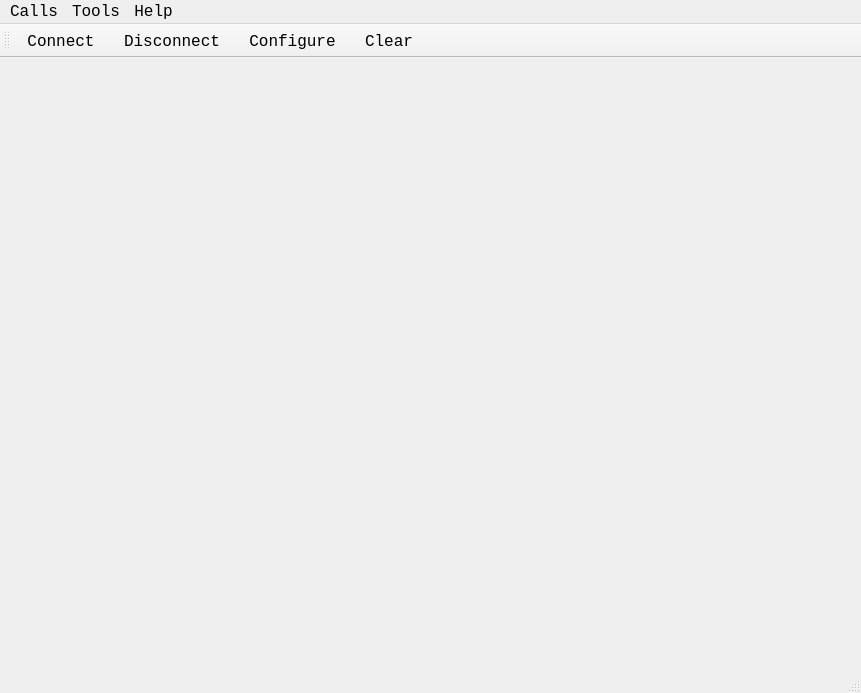
<?xml version="1.0" encoding="UTF-8"?>
<ui version="4.0">
 <class>MainWindow</class>
 <widget class="QMainWindow" name="MainWindow">
  <property name="geometry">
   <rect>
    <x>0</x>
    <y>0</y>
    <width>861</width>
    <height>693</height>
   </rect>
  </property>
  <property name="font">
   <font>
    <family>Consolas</family>
    <pointsize>12</pointsize>
   </font>
  </property>
  <property name="windowTitle">
   <string>QyTerm</string>
  </property>
  <property name="locale">
   <locale language="English" country="UnitedStates"/>
  </property>
  <widget class="QWidget" name="centralWidget">
   <layout class="QVBoxLayout" name="verticalLayout"/>
  </widget>
  <widget class="QMenuBar" name="menuBar">
   <property name="geometry">
    <rect>
     <x>0</x>
     <y>0</y>
     <width>861</width>
     <height>23</height>
    </rect>
   </property>
   <widget class="QMenu" name="menuCalls">
    <property name="title">
     <string>Calls</string>
    </property>
    <addaction name="actionConnect"/>
    <addaction name="actionDisconnect"/>
    <addaction name="separator"/>
    <addaction name="actionQuit"/>
   </widget>
   <widget class="QMenu" name="menuTools">
    <property name="title">
     <string>Tools</string>
    </property>
    <addaction name="actionConfigure"/>
    <addaction name="actionClear"/>
   </widget>
   <widget class="QMenu" name="menuHelp">
    <property name="title">
     <string>Help</string>
    </property>
    <addaction name="actionAbout"/>
    <addaction name="actionAboutQt"/>
   </widget>
   <addaction name="menuCalls"/>
   <addaction name="menuTools"/>
   <addaction name="menuHelp"/>
  </widget>
  <widget class="QToolBar" name="mainToolBar">
   <attribute name="toolBarArea">
    <enum>TopToolBarArea</enum>
   </attribute>
   <attribute name="toolBarBreak">
    <bool>false</bool>
   </attribute>
   <addaction name="actionConnect"/>
   <addaction name="actionDisconnect"/>
   <addaction name="actionConfigure"/>
   <addaction name="actionClear"/>
  </widget>
  <widget class="QStatusBar" name="statusBar">
   <property name="font">
    <font>
     <pointsize>14</pointsize>
    </font>
   </property>
  </widget>
  <action name="actionAbout">
   <property name="text">
    <string>&amp;About</string>
   </property>
   <property name="toolTip">
    <string>About program</string>
   </property>
   <property name="shortcut">
    <string>Alt+A</string>
   </property>
  </action>
  <action name="actionAboutQt">
   <property name="text">
    <string>About Qt</string>
   </property>
  </action>
  <action name="actionConnect">
   <property name="icon">
    <iconset resource="terminal.qrc">
     <normaloff>:/images/connect.png</normaloff>:/images/connect.png</iconset>
   </property>
   <property name="text">
    <string>C&amp;onnect</string>
   </property>
   <property name="toolTip">
    <string>Connect to serial port</string>
   </property>
   <property name="shortcut">
    <string>Ctrl+O</string>
   </property>
  </action>
  <action name="actionDisconnect">
   <property name="icon">
    <iconset resource="terminal.qrc">
     <normaloff>:/images/disconnect.png</normaloff>:/images/disconnect.png</iconset>
   </property>
   <property name="text">
    <string>&amp;Disconnect</string>
   </property>
   <property name="toolTip">
    <string>Disconnect from serial port</string>
   </property>
   <property name="shortcut">
    <string>Ctrl+D</string>
   </property>
  </action>
  <action name="actionConfigure">
   <property name="icon">
    <iconset resource="terminal.qrc">
     <normaloff>:/images/settings.png</normaloff>:/images/settings.png</iconset>
   </property>
   <property name="text">
    <string>&amp;Configure</string>
   </property>
   <property name="toolTip">
    <string>Configure serial port</string>
   </property>
   <property name="shortcut">
    <string>Alt+C</string>
   </property>
  </action>
  <action name="actionClear">
   <property name="icon">
    <iconset resource="terminal.qrc">
     <normaloff>:/images/clear.png</normaloff>:/images/clear.png</iconset>
   </property>
   <property name="text">
    <string>C&amp;lear</string>
   </property>
   <property name="toolTip">
    <string>Clear data</string>
   </property>
   <property name="shortcut">
    <string>Alt+L</string>
   </property>
  </action>
  <action name="actionQuit">
   <property name="icon">
    <iconset resource="terminal.qrc">
     <normaloff>:/images/application-exit.png</normaloff>:/images/application-exit.png</iconset>
   </property>
   <property name="text">
    <string>&amp;Quit</string>
   </property>
   <property name="shortcut">
    <string>Ctrl+Q</string>
   </property>
  </action>
 </widget>
 <layoutdefault spacing="6" margin="11"/>
 <resources>
  <include location="terminal.qrc"/>
 </resources>
 <connections/>
</ui>
